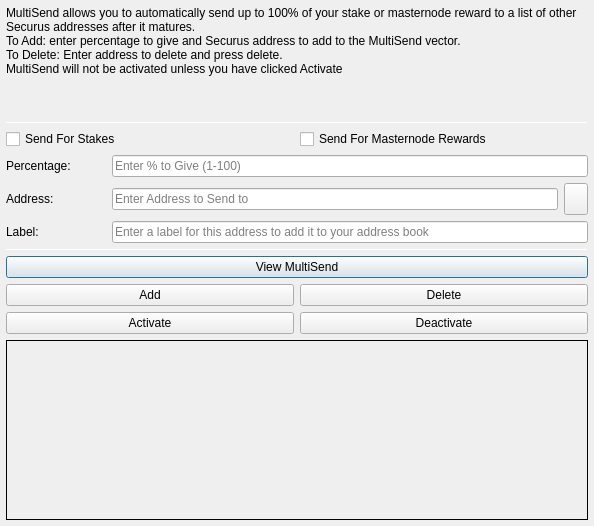
<?xml version="1.0" encoding="UTF-8"?>
<ui version="4.0">
 <class>MultiSendDialog</class>
 <widget class="QDialog" name="MultiSendDialog">
  <property name="windowModality">
   <enum>Qt::NonModal</enum>
  </property>
  <property name="geometry">
   <rect>
    <x>0</x>
    <y>0</y>
    <width>594</width>
    <height>526</height>
   </rect>
  </property>
  <property name="windowTitle">
   <string>MultiSend</string>
  </property>
  <layout class="QVBoxLayout" name="verticalLayout" stretch="0">
   <property name="leftMargin">
    <number>6</number>
   </property>
   <property name="topMargin">
    <number>6</number>
   </property>
   <property name="rightMargin">
    <number>6</number>
   </property>
   <property name="bottomMargin">
    <number>6</number>
   </property>
   <item>
    <layout class="QVBoxLayout" name="verticalLayout_Main" stretch="1,1,1,0,1,1,1">
     <item>
      <widget class="QLabel" name="label_2">
       <property name="lineWidth">
        <number>1</number>
       </property>
       <property name="text">
        <string>MultiSend allows you to automatically send up to 100% of your stake or masternode reward to a list of other Securus addresses after it matures.
To Add: enter percentage to give and Securus address to add to the MultiSend vector.
To Delete: Enter address to delete and press delete.
MultiSend will not be activated unless you have clicked Activate</string>
       </property>
       <property name="alignment">
        <set>Qt::AlignLeading|Qt::AlignLeft|Qt::AlignTop</set>
       </property>
       <property name="wordWrap">
        <bool>true</bool>
       </property>
      </widget>
     </item>
     <item>
      <widget class="Line" name="line">
       <property name="minimumSize">
        <size>
         <width>0</width>
         <height>1</height>
        </size>
       </property>
       <property name="maximumSize">
        <size>
         <width>16777215</width>
         <height>1</height>
        </size>
       </property>
       <property name="orientation">
        <enum>Qt::Horizontal</enum>
       </property>
      </widget>
     </item>
     <item>
      <layout class="QVBoxLayout" name="verticalLayout_Settings">
       <item>
        <layout class="QHBoxLayout" name="horizontalLayout">
         <item>
          <widget class="QCheckBox" name="multiSendStakeCheckBox">
           <property name="text">
            <string>Send For Stakes</string>
           </property>
          </widget>
         </item>
         <item>
          <widget class="QCheckBox" name="multiSendMasternodeCheckBox">
           <property name="text">
            <string>Send For Masternode Rewards</string>
           </property>
          </widget>
         </item>
        </layout>
       </item>
       <item>
        <layout class="QHBoxLayout" name="horizontalLayout_6">
         <item>
          <widget class="QLabel" name="label">
           <property name="minimumSize">
            <size>
             <width>100</width>
             <height>0</height>
            </size>
           </property>
           <property name="toolTip">
            <string>Percentage of stake to send</string>
           </property>
           <property name="text">
            <string>Percentage:</string>
           </property>
          </widget>
         </item>
         <item>
          <widget class="QLineEdit" name="multiSendPercentEdit">
           <property name="toolTip">
            <string>Enter whole numbers 1 - 100</string>
           </property>
           <property name="placeholderText">
            <string>Enter % to Give (1-100)</string>
           </property>
          </widget>
         </item>
        </layout>
       </item>
       <item>
        <layout class="QHBoxLayout" name="horizontalLayout_7">
         <item>
          <widget class="QLabel" name="label_5">
           <property name="minimumSize">
            <size>
             <width>100</width>
             <height>0</height>
            </size>
           </property>
           <property name="toolTip">
            <string>Address to send portion of stake to</string>
           </property>
           <property name="text">
            <string>Address:</string>
           </property>
          </widget>
         </item>
         <item>
          <widget class="QLineEdit" name="multiSendAddressEdit">
           <property name="toolTip">
            <string/>
           </property>
           <property name="placeholderText">
            <string>Enter Address to Send to</string>
           </property>
          </widget>
         </item>
         <item>
          <widget class="QToolButton" name="addressBookButton">
           <property name="maximumSize">
            <size>
             <width>16777215</width>
             <height>32</height>
            </size>
           </property>
           <property name="toolTip">
            <string>Choose an address from the address book</string>
           </property>
           <property name="text">
            <string/>
           </property>
           <property name="icon">
            <iconset resource="../bitcoin.qrc">
             <normaloff>:/icons/address-book</normaloff>:/icons/address-book</iconset>
           </property>
           <property name="shortcut">
            <string>Alt+A</string>
           </property>
          </widget>
         </item>
        </layout>
       </item>
      </layout>
     </item>
     <item>
      <layout class="QHBoxLayout" name="horizontalLayout_3">
       <item>
        <widget class="QLabel" name="label_3">
         <property name="minimumSize">
          <size>
           <width>100</width>
           <height>0</height>
          </size>
         </property>
         <property name="text">
          <string>Label:</string>
         </property>
        </widget>
       </item>
       <item>
        <widget class="QLineEdit" name="labelAddressLabelEdit">
         <property name="placeholderText">
          <string>Enter a label for this address to add it to your address book</string>
         </property>
        </widget>
       </item>
      </layout>
     </item>
     <item>
      <widget class="Line" name="line_2">
       <property name="minimumSize">
        <size>
         <width>0</width>
         <height>1</height>
        </size>
       </property>
       <property name="maximumSize">
        <size>
         <width>16777215</width>
         <height>1</height>
        </size>
       </property>
       <property name="orientation">
        <enum>Qt::Horizontal</enum>
       </property>
      </widget>
     </item>
     <item>
      <layout class="QVBoxLayout" name="verticalLayout_Buttons">
       <item>
        <layout class="QHBoxLayout" name="horizontalLayout_4">
         <item>
          <widget class="QPushButton" name="viewButton">
           <property name="toolTip">
            <string/>
           </property>
           <property name="statusTip">
            <string>View MultiSend Vector</string>
           </property>
           <property name="text">
            <string>View MultiSend</string>
           </property>
          </widget>
         </item>
        </layout>
       </item>
       <item>
        <layout class="QHBoxLayout" name="horizontalLayout_2">
         <item>
          <widget class="QPushButton" name="addButton">
           <property name="toolTip">
            <string/>
           </property>
           <property name="statusTip">
            <string>Add to MultiSend Vector</string>
           </property>
           <property name="text">
            <string>Add</string>
           </property>
          </widget>
         </item>
         <item>
          <widget class="QPushButton" name="deleteButton">
           <property name="toolTip">
            <string/>
           </property>
           <property name="statusTip">
            <string>Delete Address From MultiSend Vector</string>
           </property>
           <property name="text">
            <string>Delete</string>
           </property>
          </widget>
         </item>
        </layout>
       </item>
       <item>
        <layout class="QHBoxLayout" name="horizontalLayout_5">
         <item>
          <widget class="QPushButton" name="activateButton">
           <property name="statusTip">
            <string>Activate MultiSend</string>
           </property>
           <property name="text">
            <string>Activate</string>
           </property>
          </widget>
         </item>
         <item>
          <widget class="QPushButton" name="disableButton">
           <property name="statusTip">
            <string>Deactivate MultiSend</string>
           </property>
           <property name="text">
            <string>Deactivate</string>
           </property>
          </widget>
         </item>
        </layout>
       </item>
      </layout>
     </item>
     <item>
      <widget class="QLabel" name="message">
       <property name="minimumSize">
        <size>
         <width>0</width>
         <height>180</height>
        </size>
       </property>
       <property name="frameShape">
        <enum>QFrame::Panel</enum>
       </property>
       <property name="frameShadow">
        <enum>QFrame::Plain</enum>
       </property>
       <property name="lineWidth">
        <number>1</number>
       </property>
       <property name="midLineWidth">
        <number>1</number>
       </property>
       <property name="text">
        <string/>
       </property>
       <property name="alignment">
        <set>Qt::AlignLeading|Qt::AlignLeft|Qt::AlignTop</set>
       </property>
       <property name="wordWrap">
        <bool>true</bool>
       </property>
      </widget>
     </item>
    </layout>
   </item>
  </layout>
 </widget>
 <resources>
  <include location="../bitcoin.qrc"/>
 </resources>
 <connections/>
</ui>
